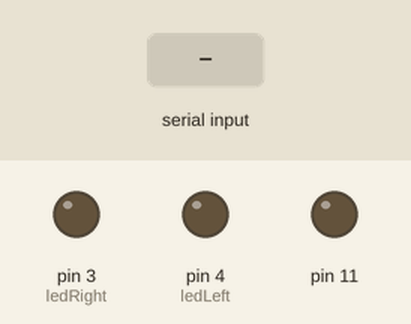
This sketch was run on a simulated Arduino Uno, built with avr-gcc and run on an emulated ATmega328P. Shown: output pins drawn as LEDs (lit = HIGH). Dashed ring = blinking. The inputs (shaded band) are chosen by the test bench.

Above: at 1.2 s.
1.3 s: "b1000\n" received over Serial
At 2.1 s:
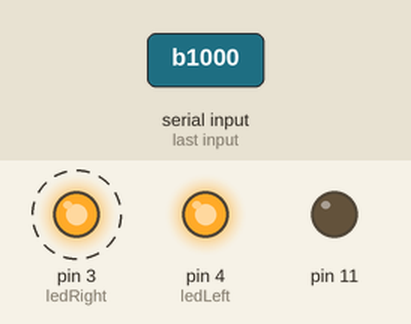
4.3 s: "right\n" received over the second serial link
5.8 s: "left\n" received over Serial
7.8 s: "off\n" received over Serial
At 8.8 s:
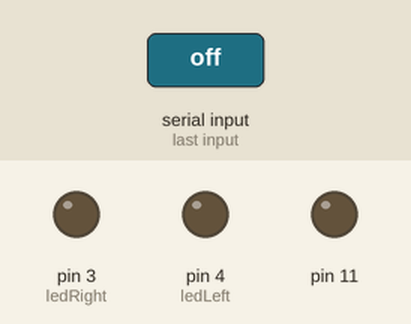
9.3 s: "on\n" received over Serial
At 9.9 s:
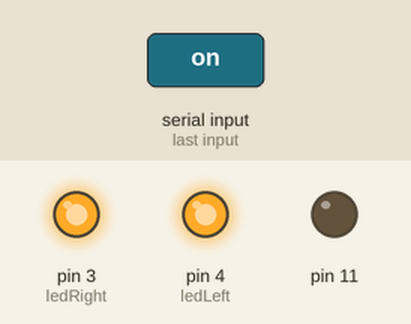
Timing chart, 0 to 11.8 s (numbered marks = the images above; inputs shaded):
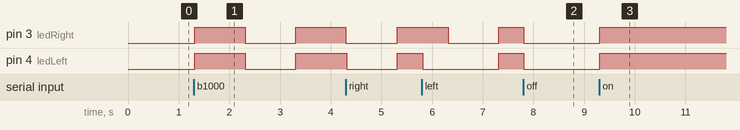

The sketch:

arduino.ino
```cpp
#include <OneWire.h>
#include <DallasTemperature.h>
#include <SoftwareSerial.h>

#define ONE_WIRE_BUS 2
OneWire oneWire(ONE_WIRE_BUS);
DallasTemperature sensors(&oneWire);

SoftwareSerial mySerial(7, 6); // RX, TX

String command = "";
int ledRight = 3;
int ledLeft = 4;

int blinkMode = false;
int toggleMode = false;
int flashMode = false;
int ledState = LOW;
long previousMillis = 0;
long interval = 1000;

long intervalOn = 0;
long intervalOff = 0;
int times = 0;
int cmdReady = 0;

void setup()
{
    Serial.begin(9600);

    pinMode(ledRight, OUTPUT);
    pinMode(ledLeft, OUTPUT);

    sensors.begin();
    mySerial.begin(9600);
    analogWrite(11, 0);
}

void loop()
{

    // Read device output if available.
    if (mySerial.available())
    {
        while(mySerial.available())   // While there is more to be read, keep reading.
        {
            command += (char)mySerial.read();
        }
        cmdReady = 1;
    }

    // Read user input if available.
    if (Serial.available())
    {
        delay(10);
        while(Serial.available())   // While there is more to be read, keep reading.
        {
            command += (char)Serial.read();
        }
        cmdReady = 1;
    }


    if(cmdReady == 1)
    {

        command.trim();
        command.toLowerCase();

        //on all leds
        if(command == "on")
        {
            digitalWrite(ledRight, HIGH);
            digitalWrite(ledLeft, HIGH);
        }

        //off all leds
        if(command == "off")
        {
            digitalWrite(ledRight, LOW);
            digitalWrite(ledLeft, LOW);
            blinkMode = false;
            toggleMode = false;
            flashMode = false;
        }

        //toggle rigth
        if(command == "right")
        {
            digitalWrite(ledRight, !digitalRead(ledRight));
        }

        //toggle left
        if(command == "left")
        {
            digitalWrite(ledLeft, !digitalRead(ledLeft));
        }

        //blink
        if(command == "b1000")
        {
            blinkMode = true;
            interval = 1000;
        }

        if(command == "b500")
        {
            blinkMode = true;
            interval = 500;
        }

        if(command == "b200")
        {
            blinkMode = true;
            interval = 200;
        }

        //toogle
        if(command == "t1000")
        {
            toggleMode = true;
            interval = 500;
        }

        if(command == "t500")
        {
            toggleMode = true;
            interval = 500;
        }

        if(command == "t200")
        {
            toggleMode = true;
            interval = 200;
        }

        if(command == "flash")
        {
            flashMode = true;
            times = 0;
            intervalOn = 200;
            intervalOff = 1000;
            interval = intervalOn;
        }

        if(command == "temp")
        {
            sensors.requestTemperatures();
            Serial.print(sensors.getTempCByIndex(0));
            mySerial.print(sensors.getTempCByIndex(0));
        }

        if(command == "blue")
        {
            analogWrite(11, 100);
        }

        Serial.print("\n");
        mySerial.print("\n");

        command = ""; // No repeats
        cmdReady = 0;

    }//if

    if(blinkMode)
    {
        unsigned long currentMillis = millis();

        if(currentMillis - previousMillis > interval)
        {

            previousMillis = currentMillis;

            if (ledState == LOW)
            {
                ledState = HIGH;
            }
            else
            {
                ledState = LOW;
            }

            digitalWrite(ledRight, ledState);
            digitalWrite(ledLeft, ledState);
        }
    }

    if(toggleMode)
    {
        unsigned long currentMillis = millis();

        if(currentMillis - previousMillis > interval)
        {

            previousMillis = currentMillis;

            if (ledState == LOW)
            {
                ledState = HIGH;
            }
            else
            {
                ledState = LOW;
            }

            digitalWrite(ledRight, ledState);
            digitalWrite(ledLeft, !ledState);
        }
    }


    if(flashMode)
    {
        unsigned long currentMillis = millis();

        if(currentMillis - previousMillis > interval)
        {

            previousMillis = currentMillis;

            if(times == 3)
            {
                times = 0;
                interval = intervalOff;
                ledState = LOW;
            }
            else
            {
                times = times +1;
                interval = intervalOn;
                if (ledState == LOW)
                {
                    ledState = HIGH;
                }
                else
                {
                    ledState = LOW;
                }
            }

            digitalWrite(ledRight, ledState);
            digitalWrite(ledLeft, ledState);
        }
    }
}
```

Measured:
- after the input at 1.3 s, pin 3 (ledRight), pin 4 (ledLeft): LOW → HIGH at once, → LOW 1.0 s later, → HIGH 1.0 s later
- after the input at 7.8 s, pin 3 (ledRight), pin 4 (ledLeft): HIGH → LOW after 0.01 s instead of 0.52 s
- after the input at 9.3 s, pin 3 (ledRight), pin 4 (ledLeft): LOW → HIGH at once
